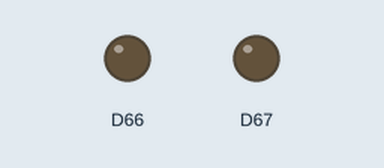
The sketch below on a simulated Arduino Due. Shown: output pins drawn as LEDs (lit = HIGH).

Above: at 0.15 s.
Timing chart, 0 to 10.6 s (numbered marks = the images above):
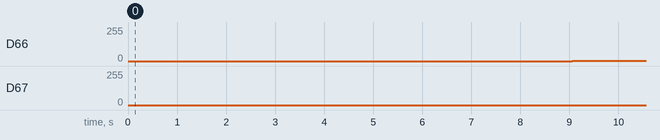

The sketch:

Mirror_Control.ino
```cpp
int im_freq;
int range;
int total_range;
int total_steps;
int resolution;
double period_us;
int start_point;
int x;
int y;
int total_count;
bool reverse;
double pps;
unsigned long period;

unsigned long start_time;
unsigned long prev_time;
unsigned long current_time;


void setup() {

  // Input variables to set the speed, range, and dividing factor
  // pps - points per second
  pps = 20000;
  // range is between 0 and 1 for proportion of available range used
  // keep at values of 1/2^n to start
  range = 1;
  // set the number of bits the DAC will use
  resolution = 12;

  analogWriteResolution(resolution);
  total_range = pow(2,resolution);
  range = floor(total_range * range);

  period = (1 / pps) * 1000000;

  start_point = (total_range / 2) - (range / 2);
  total_steps = pow(range, 2);

  total_count = 0;
  reverse = false;

  y = start_point;
  x = start_point;

  // Control the Y mirror (slow)
  analogWrite(DAC0, start_point);
  // Control the X mirror (fast)
  analogWrite(DAC1, start_point);

  // Get start time to reference for other parts of program
  prev_time = micros();
}

void loop() {

  current_time = micros();

  //if ((current_time - (period * (total_count)) - start_time) > period){
  if (current_time - prev_time > period){
    prev_time = current_time;
    total_count++;

    if(total_count % range == 0){

      reverse = !reverse;

      if(y >= (start_point + range)){
        y = start_point;
      } else {
        y++;
      }

      analogWrite(DAC0, y);

    } else {
      if(!reverse){
        x++;
      } else {
        x--;
      }
      analogWrite(DAC1, x);
    }
  }
}
```

Measured:
- by itself, D66: 0/255 → 1/255 at 9.1 s
